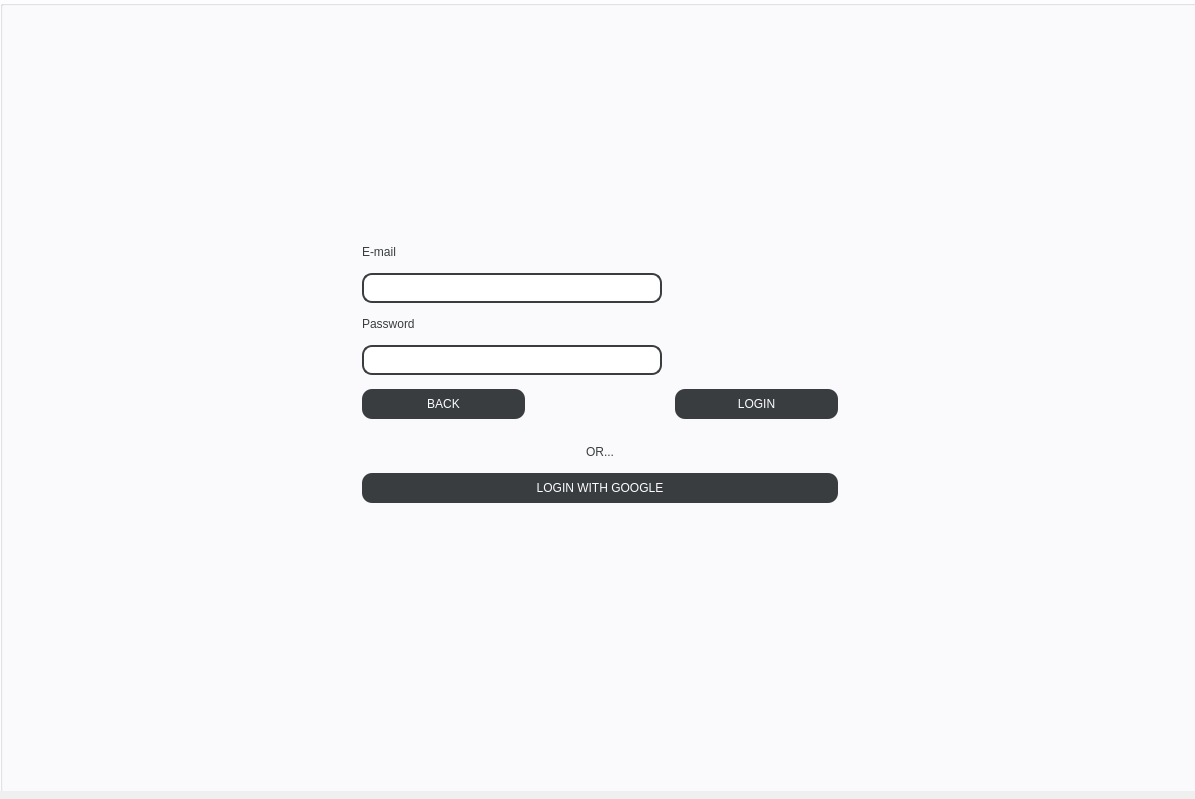
<?xml version="1.0" encoding="UTF-8"?>
<ui version="4.0">
 <class>Dialog</class>
 <widget class="QDialog" name="Dialog">
  <property name="geometry">
   <rect>
    <x>0</x>
    <y>0</y>
    <width>1195</width>
    <height>799</height>
   </rect>
  </property>
  <property name="windowTitle">
   <string>Dialog</string>
  </property>
  <widget class="QWidget" name="bgwidget" native="true">
   <property name="geometry">
    <rect>
     <x>0</x>
     <y>-10</y>
     <width>1201</width>
     <height>801</height>
    </rect>
   </property>
   <property name="minimumSize">
    <size>
     <width>300</width>
     <height>50</height>
    </size>
   </property>
   <property name="styleSheet">
    <string notr="true">QWidget#bgwidget{
	background-color: rgb(253, 253, 255);
}</string>
   </property>
   <widget class="QGroupBox" name="gridGroupBox">
    <property name="geometry">
     <rect>
      <x>0</x>
      <y>10</y>
      <width>1200</width>
      <height>800</height>
     </rect>
    </property>
    <property name="maximumSize">
     <size>
      <width>16777215</width>
      <height>800</height>
     </size>
    </property>
    <property name="alignment">
     <set>Qt::AlignCenter</set>
    </property>
    <layout class="QGridLayout" name="gridLayout">
     <property name="leftMargin">
      <number>0</number>
     </property>
     <property name="topMargin">
      <number>0</number>
     </property>
     <property name="rightMargin">
      <number>0</number>
     </property>
     <item row="4" column="0">
      <layout class="QVBoxLayout" name="verticalLayout">
       <property name="leftMargin">
        <number>200</number>
       </property>
       <property name="rightMargin">
        <number>200</number>
       </property>
       <item alignment="Qt::AlignHCenter|Qt::AlignVCenter">
        <widget class="QGroupBox" name="groupBox">
         <property name="sizePolicy">
          <sizepolicy hsizetype="Expanding" vsizetype="Expanding">
           <horstretch>0</horstretch>
           <verstretch>0</verstretch>
          </sizepolicy>
         </property>
         <property name="minimumSize">
          <size>
           <width>500</width>
           <height>550</height>
          </size>
         </property>
         <property name="maximumSize">
          <size>
           <width>1200</width>
           <height>800</height>
          </size>
         </property>
         <property name="styleSheet">
          <string notr="true">border-style: none;</string>
         </property>
         <property name="title">
          <string/>
         </property>
         <layout class="QVBoxLayout" name="verticalLayout_2">
          <item>
           <spacer name="verticalSpacer">
            <property name="orientation">
             <enum>Qt::Vertical</enum>
            </property>
            <property name="sizeType">
             <enum>QSizePolicy::Fixed</enum>
            </property>
            <property name="sizeHint" stdset="0">
             <size>
              <width>20</width>
              <height>100</height>
             </size>
            </property>
           </spacer>
          </item>
          <item>
           <widget class="QLabel" name="lbl_login">
            <property name="maximumSize">
             <size>
              <width>16777215</width>
              <height>30</height>
             </size>
            </property>
            <property name="styleSheet">
             <string notr="true">font: 63 14pt &quot;Saira SemiCondensed SemiBold&quot;;
color: rgb(57, 61, 63);

</string>
            </property>
            <property name="text">
             <string>E-mail</string>
            </property>
           </widget>
          </item>
          <item>
           <widget class="QLineEdit" name="txtField_username">
            <property name="minimumSize">
             <size>
              <width>0</width>
              <height>30</height>
             </size>
            </property>
            <property name="maximumSize">
             <size>
              <width>300</width>
              <height>30</height>
             </size>
            </property>
            <property name="styleSheet">
             <string notr="true">border-color: rgb(57, 61, 63);;
border-radius: 10px;
border-style: solid;
border-width: 2px</string>
            </property>
           </widget>
          </item>
          <item>
           <widget class="QLabel" name="lbl_password">
            <property name="maximumSize">
             <size>
              <width>16777215</width>
              <height>30</height>
             </size>
            </property>
            <property name="styleSheet">
             <string notr="true">font: 63 14pt &quot;Saira SemiCondensed SemiBold&quot;;
color: rgb(57, 61, 63);

</string>
            </property>
            <property name="text">
             <string>Password</string>
            </property>
           </widget>
          </item>
          <item>
           <widget class="QLineEdit" name="txtField_password">
            <property name="minimumSize">
             <size>
              <width>0</width>
              <height>30</height>
             </size>
            </property>
            <property name="maximumSize">
             <size>
              <width>300</width>
              <height>30</height>
             </size>
            </property>
            <property name="styleSheet">
             <string notr="true">border-color: rgb(57, 61, 63);;
border-radius: 10px;
border-style: solid;
border-width: 2px</string>
            </property>
           </widget>
          </item>
          <item>
           <widget class="QGroupBox" name="horizontalGroupBox">
            <property name="maximumSize">
             <size>
              <width>16777215</width>
              <height>50</height>
             </size>
            </property>
            <property name="styleSheet">
             <string notr="true">border-style: none;</string>
            </property>
            <layout class="QHBoxLayout" name="horizontalLayout">
             <property name="spacing">
              <number>150</number>
             </property>
             <property name="sizeConstraint">
              <enum>QLayout::SetMinimumSize</enum>
             </property>
             <property name="leftMargin">
              <number>0</number>
             </property>
             <property name="topMargin">
              <number>5</number>
             </property>
             <property name="rightMargin">
              <number>0</number>
             </property>
             <item>
              <widget class="QPushButton" name="btn_back">
               <property name="maximumSize">
                <size>
                 <width>16777215</width>
                 <height>30</height>
                </size>
               </property>
               <property name="styleSheet">
                <string notr="true">font: 63 10pt &quot;Saira SemiCondensed SemiBold&quot;;
background-color: rgb(57, 61, 63);
color: rgb(253, 253, 255);
border-radius: 10px;</string>
               </property>
               <property name="text">
                <string>BACK</string>
               </property>
              </widget>
             </item>
             <item>
              <widget class="QPushButton" name="btn_login">
               <property name="maximumSize">
                <size>
                 <width>16777215</width>
                 <height>30</height>
                </size>
               </property>
               <property name="styleSheet">
                <string notr="true">font: 63 10pt &quot;Saira SemiCondensed SemiBold&quot;;
background-color: rgb(57, 61, 63);
color: rgb(253, 253, 255);
border-radius: 10px;</string>
               </property>
               <property name="text">
                <string>LOGIN</string>
               </property>
              </widget>
             </item>
            </layout>
           </widget>
          </item>
          <item>
           <widget class="QLabel" name="lbl_login_2">
            <property name="maximumSize">
             <size>
              <width>16777215</width>
              <height>30</height>
             </size>
            </property>
            <property name="styleSheet">
             <string notr="true">font: 63 14pt &quot;Saira SemiCondensed SemiBold&quot;;
color: rgb(57, 61, 63);

</string>
            </property>
            <property name="text">
             <string>OR...</string>
            </property>
            <property name="alignment">
             <set>Qt::AlignCenter</set>
            </property>
            <property name="margin">
             <number>0</number>
            </property>
           </widget>
          </item>
          <item>
           <widget class="QPushButton" name="btn_login_w_gogle">
            <property name="maximumSize">
             <size>
              <width>16777215</width>
              <height>30</height>
             </size>
            </property>
            <property name="layoutDirection">
             <enum>Qt::LeftToRight</enum>
            </property>
            <property name="styleSheet">
             <string notr="true">font: 63 10pt &quot;Saira SemiCondensed SemiBold&quot;;
background-color: rgb(57, 61, 63);
color: rgb(253, 253, 255);
border-radius: 10px;</string>
            </property>
            <property name="text">
             <string>LOGIN WITH GOOGLE</string>
            </property>
           </widget>
          </item>
          <item>
           <widget class="QLabel" name="lbl_message">
            <property name="styleSheet">
             <string notr="true">font: 63 8pt &quot;Saira SemiCondensed SemiBold&quot;;
color: rgb(57, 61, 63);

</string>
            </property>
            <property name="text">
             <string/>
            </property>
           </widget>
          </item>
          <item>
           <spacer name="verticalSpacer_2">
            <property name="orientation">
             <enum>Qt::Vertical</enum>
            </property>
            <property name="sizeType">
             <enum>QSizePolicy::Fixed</enum>
            </property>
            <property name="sizeHint" stdset="0">
             <size>
              <width>20</width>
              <height>100</height>
             </size>
            </property>
           </spacer>
          </item>
         </layout>
        </widget>
       </item>
      </layout>
     </item>
    </layout>
   </widget>
  </widget>
 </widget>
 <resources/>
 <connections/>
</ui>
